Frame 1 (no input): blank canvas, image omitted
Frame 60 (the mouse pressed at the canvas centre just before this capture): blank canvas, image omitted
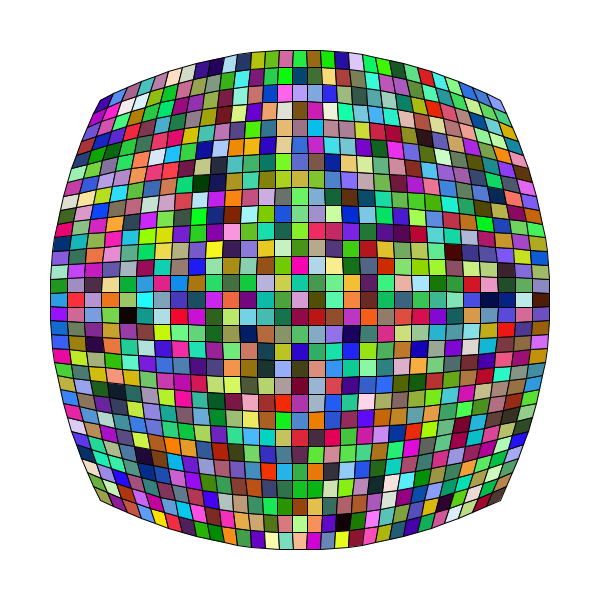
Frame 120 (the mouse held since frame 60 and released just before this capture)

The Processing sketch whose frames 1 and 60 were blank and that drew this single picture after the mouse press (run headless with seeded random() and noise(); from frame 60 on, the mouse is pressed at the canvas centre):

// Processing sketch: processing_174646
// ── processing_174646.pde

PVector[][] patch;
int RESOLUTION = 30; // patch resolution
void setup() {
  size(600, 600);
  patch = new PVector[RESOLUTION][RESOLUTION];
  for (int i=0; i< RESOLUTION; i++) {
    for (int j=0; j< RESOLUTION; j++) {
      patch[i][j] = new PVector();
    }
  }
}
float bernstein(float p1, float p2, float p3, float t) {
  // quadratic bernstein interpolation
  float result= p1*(1-t)*(1-t) + p2*2*(1-t)*t + p3*t*t;
  return result;
}
PVector uv(int x, int y) {
  // convert (x,y) in range 0 ~ (RESOLUTION-1) to (u,v) in 0~1 scale
  float u = (float)x / (RESOLUTION-1);
  float v = (float)y / (RESOLUTION-1);
  PVector uv = new PVector(u, v);
  return uv;
}
PVector getPosInBezierPatch(PVector uv, PVector lBottom, PVector mBottom, PVector rBottom, 
PVector lMiddle, PVector mMiddle, PVector rMiddle, 
PVector lTop, PVector mTop, PVector rTop) {
  // return actural (x,y) that corresponds to (u,v) in a patch defined
  // by (leftBottom, rightBottom, leftTop, rightTop)
  float u = uv.x;
  float v = uv.y;
  PVector pos = new PVector();
  float u1 = bernstein(lBottom.x, mBottom.x, rBottom.x, u);
  float u2 = bernstein(lMiddle.x, mMiddle.x, rMiddle.x, u);
  float u3 = bernstein(lTop.x, mTop.x, rTop.x, u);
  pos.x = bernstein(u1, u2, u3, v);
  u1 = bernstein(lBottom.y, mBottom.y, rBottom.y, u);
  u2 = bernstein(lMiddle.y, mMiddle.y, rMiddle.y, u);
  u3 = bernstein(lTop.y, mTop.y, rTop.y, u);
  pos.y = bernstein(u1, u2, u3, v);
  return pos;
}
void createPatch(PVector[][] patch, PVector lBottom, PVector mBottom, PVector rBottom, 
PVector lMiddle, PVector mMiddle, PVector rMiddle, 
PVector lTop, PVector mTop, PVector rTop) {
  for (int iy=0; iy<RESOLUTION; iy++) {
    for (int ix=0; ix<RESOLUTION; ix++) {
      PVector uv = uv(ix, iy);
      PVector pos = getPosInBezierPatch(uv, lBottom, mBottom, rBottom, lMiddle, mMiddle, rMiddle, lTop, mTop, rTop);
      patch[iy][ix].x = pos.x;
      patch[iy][ix].y = pos.y;
    }
  }
}
void renderPatch(PVector[][] patch) {
  fill(255, 0, 0);
  stroke(0);
  for (int iy=0; iy<RESOLUTION-1; iy++) {
    beginShape(QUAD_STRIP); // try POINTS
    for (int ix=0; ix<RESOLUTION; ix++) {
      fill(random(255), random(255), random(255));
      vertex(patch[iy][ix].x, patch[iy][ix].y);
      vertex(patch[iy+1][ix].x, patch[iy+1][ix].y);
    }
    endShape();
  }
}
void draw() {
  background(255);
  randomSeed(0);
  // design a patch
  PVector lBottom = new PVector(100, height-100); // left bottom
  PVector mBottom = new PVector(width/2, height); // middle bottom
  PVector rBottom = new PVector(width-100, height-100); // right bottom
  PVector lMiddle = new PVector(0, height/2); // left middle
  if (mousePressed) {
    PVector mMiddle = new PVector(mouseX, mouseY); // middle middle
    PVector rMiddle = new PVector(width, height/2); // right middle
    PVector lTop = new PVector(100, 100); // left top
    PVector mTop = new PVector(width/2, 0); // middle top
    PVector rTop = new PVector(width-100, 100); // right top
    createPatch(patch, lBottom, mBottom, rBottom, lMiddle, mMiddle, rMiddle, lTop, mTop, rTop);
    renderPatch(patch);
  }
}
